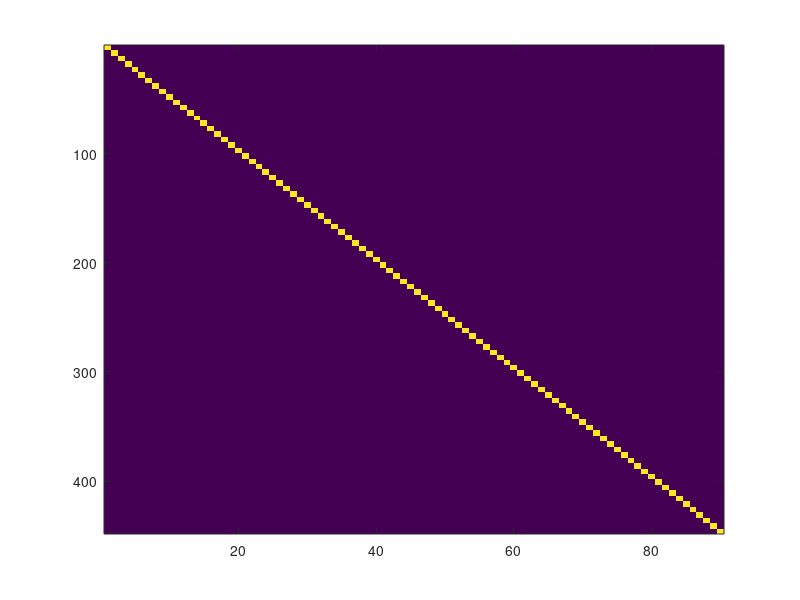

This chart was generated by the following MATLAB code: (Note: this script raises an error after producing the figure.)
%parpool(8);
%%
% folder='C:\Users\Zeinab\Google Drive\Courses\ImageProcessing\final-project\IrisRecognition\IrisRecognition\New folder';
% subdir=dir(folder);
% count=1;
% user_eye=1;
% X = [];
% Y = [];
% for i=3:length(subdir)
%     sub_subdir=dir([folder '\' subdir(i).name]);
%     for j=3:length(sub_subdir)
%         if(strcmp(sub_subdir(j).name,'left'))
%             for k=1:5
%                 img=dir([folder '\' subdir(i).name '\left\*.bmp']);
%                 filename = [folder '\' subdir(i).name '\left\' img(k).name]
%                 try
%                     X(count,:) = iriscode(filename);
%                     Y(count) = user_eye;
%                 catch
%                     display(['Error in local' filename]);
%                 end
%                 count = count + 1;
%             end
%             user_eye = user_eye + 1;
%         else
%             for k=1:5
%                 img=dir([folder '\' subdir(i).name '\right\*.bmp']);
%                 filename = [folder '\' subdir(i).name '\right\' img(k).name]
%                 try
%                     X(count,:) = iriscode( filename );
%                     Y(count) = user_eye;
%                 catch
%                     display(['Error in local' filename]);
%                 end
%                 count = count + 1;
%             end
%             user_eye = user_eye + 1;
%          end
%     end
% end
%%
% Z = zeros(90,size(Y,2));
% for i=1:size(Y,2)
%     Z(Y(i),i) = 1;
% end
%Z = Z';
%Y =Y';
%save('data.mat','X','Y','Z');
%%
clear;
load('data.mat');
imagesc(X);
imagesc(Z);
%%
figure; imagesc(output);
figure; imagesc(target);
%%
[~,oi] = max(output);
[~,ti] = max(target);
figure; plot((ti -oi)==0);
diff = (ti -oi)~=0;
error = sum(diff)/size(diff,2)
%%
h = pdist(X([1:340 351:end],:),'hamming');
D = squareform(h);
figure;
imagesc(D);
mv = [];
vv = [];
for i=1:5:size(D,1)
    for j=0:4
        mv(i+j) = mean(D(i+j,[i:i+j-1 i+j+1:i+4]));
        vv(i+j) = var(D(i+j,[i:i+j-1 i+j+1:i+4]));
    end
end
m = mean(mv);
v = sqrt(sum(vv.^2))/size(D,1);
%%
mn = m*1.2;
fp =0;
fn =0;
for i=1:5:size(D,1)
    for j=0:4
       accepted = D(i+j,:)<(mn+2*v);
       fp = fp + nnz(accepted([1:i-1 i+5:end]));
       fn = fn + 5 - nnz(accepted(i:i+4));
    end
end

display(sprintf('fn = %f fp = %f', 100*fn/(size(D,1)*4), 100*fp/size(D,1)^2));